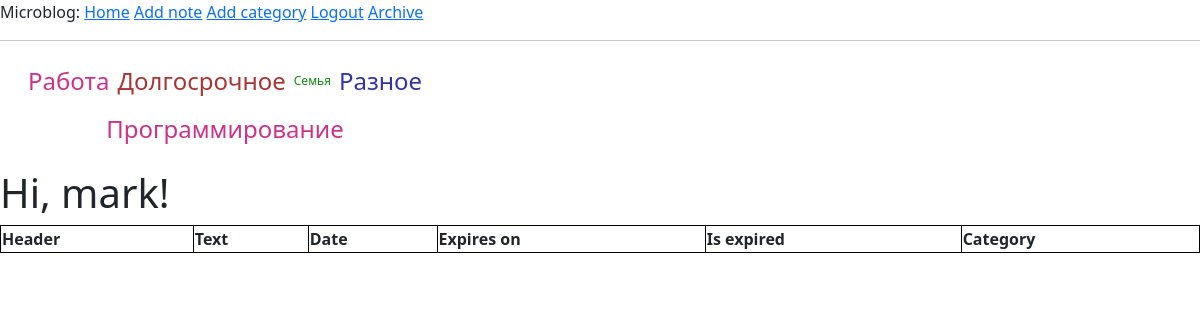
The app's page /category/2 (signed in) with its own data.
### app/models.py (models this page shows, shortened)
class Category(db.Model):
    __tablename__ = 'categories'
    id = db.Column(db.Integer(), primary_key=True)
    name = db.Column(db.String(128), index=True)
    notes = db.relationship('Note', backref='category', lazy='dynamic')

class User(UserMixin, db.Model):
    __tablename__ = 'users'
    id = db.Column(db.Integer(), primary_key=True)
    username = db.Column(db.String(64), index=True, unique=True)
    email = db.Column(db.String(120), index=True, unique=True)
    password_hash = db.Column(db.String(128))

### app/routes.py (the view)
@app.route('/category/<id>', methods=['GET'])
def category(id):
    categories = Category.query.all()
    user = User.query.filter_by(id=current_user.get_id()).first()
    category = Category.query.filter_by(id=id).first()
    title = category.name
    notes = Note.query.filter_by(
        category=category, user_id=user.id, is_done=False)
    return render_template(
        'index.html', title=title, notes=notes,
        user=user, categories=categories)

### app/models.py (called while the page is built)
@login.user_loader
def load_user(id):
    return User.query.get(int(id))

### app/templates/index.html (shortened to what this page needs)
{% from 'note_body.html' import show_note %}
{% extends "base.html" %}
{% block content %}
<div>
    <ul class="cloud" role="navigation" aria-label="Webdev tag cloud">
        {% for ctg in categories %}
            <li><a data-weight="{{ ctg.notes.count() }}" href="{{ url_for('category', id=ctg.id) }}">{{ ctg.name }}</a></li>
        {% endfor %}
    </ul>
</div>
<h1>Hi, {{ user.username }}!</h1>
    {% include "table_header.html" with context %}
    {% if notes %}
        </table>
    {% endif %}
{% endblock %}

### app/templates/index.html (style rules this page uses)
ul.cloud { list-style: none; padding-left: 0; display: flex; flex-wrap: wrap; align-items: center; justify-content: center; line-height: 2.75rem; width: 450px; }
ul.cloud a { --size: 4; --color: #a33; color: var(--color); font-size: calc(var(--size) * 0.25rem + 0.5rem); display: block; padding: 0.125rem 0.25rem; position: relative; text-decoration: none; }
ul.cloud a[data-weight="1"] { --size: 1; }
ul.cloud a[data-weight="4"] { --size: 4; }
ul.cloud li:nth-child(2n+1) a { --color: #181; }
ul.cloud li:nth-child(3n+1) a { --color: #33a; }
ul.cloud li:nth-child(4n+1) a { --color: #c38; }
ul.cloud a::before { content: ""; position: absolute; top: 0; left: 50%; width: 0; height: 100%; background: var(--color); transform: translate(-50%, 0); opacity: 0.15; transition: width 0.25s; }

### records on screen
Category: name "Работа"
Category: name "Долгосрочное"
Category: name "Семья"
Category: name "Разное"
Category: name "Программирование"
User: username "mark"
